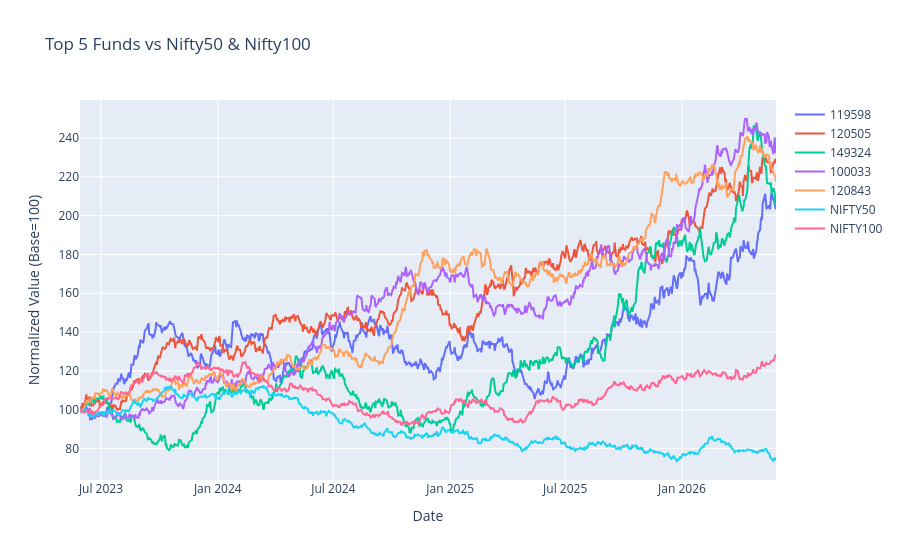

Here is the notebook cell this chart was saved with:
### Code cell
fig.update_layout(
    title="Top 5 Funds vs Nifty50 & Nifty100",
    xaxis_title="Date",
    yaxis_title="Normalized Value (Base=100)"
)

fig.show()

### Figure 1 — Plotly figure (JSON) as saved in the notebook; plotly's stock layout.template omitted (floating-point values rounded to 4 significant figures; data arrays with more than 128 entries replaced by an {"elided": "..."} marker saying what was removed)
{"data": [{"mode": "lines", "name": "119598", "type": "scatter", "x": {"elided": "785 str values"}, "y": {"elided": "785 float values"}}, {"mode": "lines", "name": "120505", "type": "scatter", "x": {"elided": "785 str values"}, "y": {"elided": "785 float values"}}, {"mode": "lines", "name": "149324", "type": "scatter", "x": {"elided": "785 str values"}, "y": {"elided": "785 float values"}}, {"mode": "lines", "name": "100033", "type": "scatter", "x": {"elided": "785 str values"}, "y": {"elided": "785 float values"}}, {"mode": "lines", "name": "120843", "type": "scatter", "x": {"elided": "785 str values"}, "y": {"elided": "785 float values"}}, {"mode": "lines", "name": "NIFTY50", "type": "scatter", "x": {"elided": "785 str values"}, "y": {"elided": "785 float values"}}, {"mode": "lines", "name": "NIFTY100", "type": "scatter", "x": {"elided": "785 str values"}, "y": {"elided": "785 float values"}}], "layout": {"title": {"text": "Top 5 Funds vs Nifty50 & Nifty100"}, "xaxis": {"title": {"text": "Date"}}, "yaxis": {"title": {"text": "Normalized Value (Base=100)"}}}}
